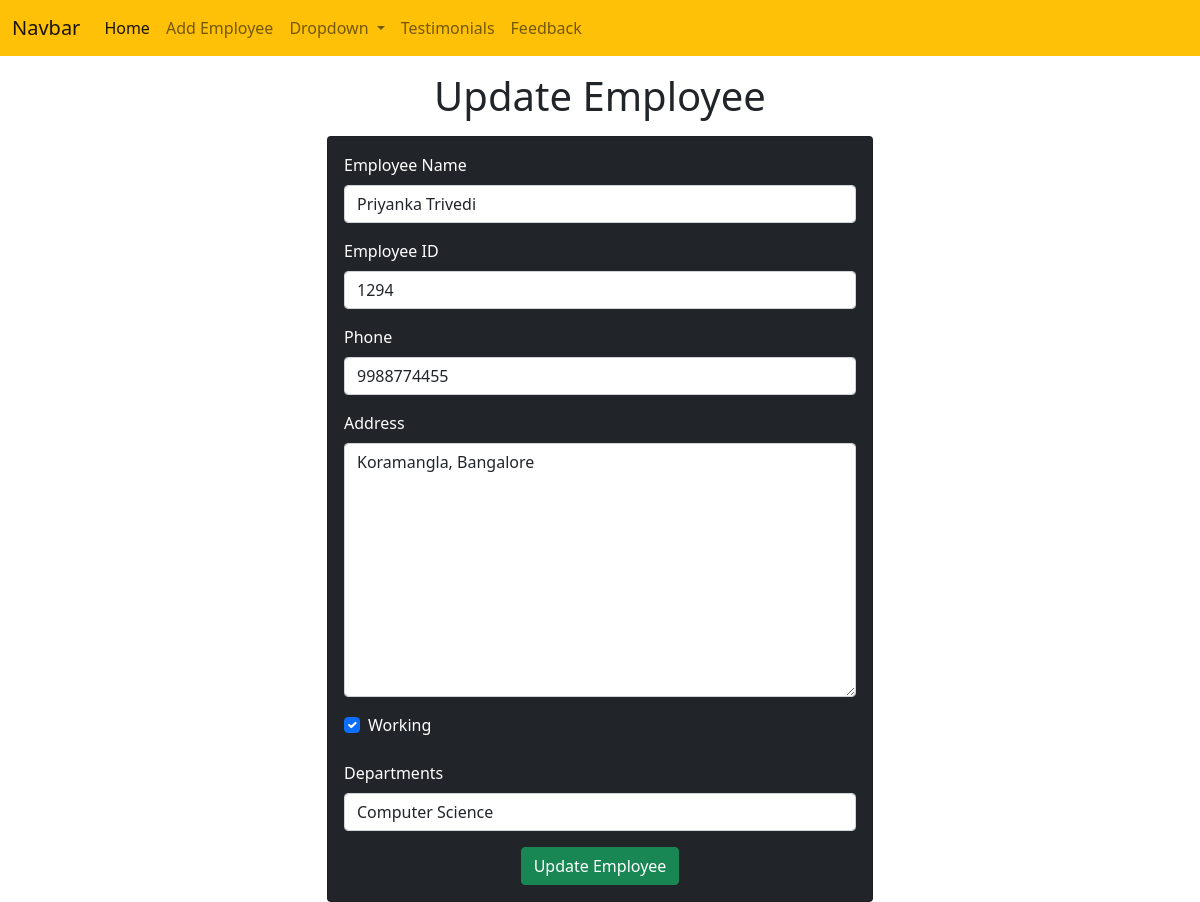
The app's page /emp/update-emp/5/ with its own data.
### emp/models.py (models this page shows, shortened)
class Emp(models.Model):
    name = models.CharField(max_length=200)
    emp_id = models.CharField(max_length=200, unique=True)
    phone = models.CharField(max_length=10)
    address = models.CharField(max_length=150)
    working = models.BooleanField(default=True)
    department = models.CharField(max_length=10)

### emp/views.py (the view)
# urls.py: path("update-emp/<int:emp_id>/", update_emp),
def update_emp(request, emp_id):
    emp = Emp.objects.get(pk=emp_id)
    return render(request, "emp/update_emp.html", {
        "emp": emp
    })

### templates/emp/update_emp.html (shortened to what this page needs)
<!doctype html>
<html lang="en">
<head>
    <link href="https://cdn.jsdelivr.net/npm/bootstrap@5.0.2/dist/css/bootstrap.min.css" rel="stylesheet"
>
</head>
<body>
    {% include 'emp/navbar.html' %}
    <h1 class="text-center my-3">Update Employee</h1>
    <div class="container">
        <div class="row">
            <div class="col-md-6 offset-md-3">
                <div class="card bg-dark text-white">
                    <div class="card-body">
                        <form action="/emp/do-update-emp/{{ emp.id }}/" method="post">
                            <div class="mb-3">
                                <label for="name" class="form-label">Employee Name</label>
                                <input type="text" id="name" class="form-control" placeholder="Enter employee name"
                                    name="emp_name" value="{{emp.name}}">
                            </div>
                            <div class="mb-3">
                                <label for="id" class="form-label">Employee ID</label>
                                <input type="text" id="id" class="form-control" placeholder="Enter employee id"
                                    name="emp_id" value="{{emp.emp_id}}">
                            </div>
                            <div class="mb-3">
                                <label for="phone" class="form-label">Phone</label>
                                <input type="text" id="phone" class="form-control" placeholder="Enter employee phone"
                                    name="emp_phone" value="{{emp.phone}}">
                            </div>
                            <div class="mb-3">
                                <label for="address" class="form-label">Address</label>
                                <textarea class="form-control" name="emp_address" id="address" cols="30"
                                    rows="10">{{emp.address}}</textarea>
                            </div>
                            <div class="mb-3 form-check">
                                <label for="working" class="form-label">Working</label>
                                <input {% if emp.working %} checked {% endif %}type="checkbox" name="emp_working"
                                    id="working" class="form-check-input">
                            </div>
                            <div class="mb-3">
                                <label for="department" class="form-label">Departments</label>
                                <select value="{{emp.department}}" id="department" name="emp_department"
                                    class="form-control">
                                    <option value="CSE">Computer Science</option>
                                </select>
                            </div>
                            <div class="container text-center">
                                <button class="btn btn-success">
                                    Update Employee
                                </button>
                            </div>
                        </form>
                    </div>
                </div>
            </div>
        </div>
    </div>
</body>
</html>

### records on screen
Emp: emp_name "Priyanka Trivedi", emp_id "1294", emp_phone "9988774455", emp_address "Koramangla, Bangalore", working "☑", emp_department "Computer Science"
